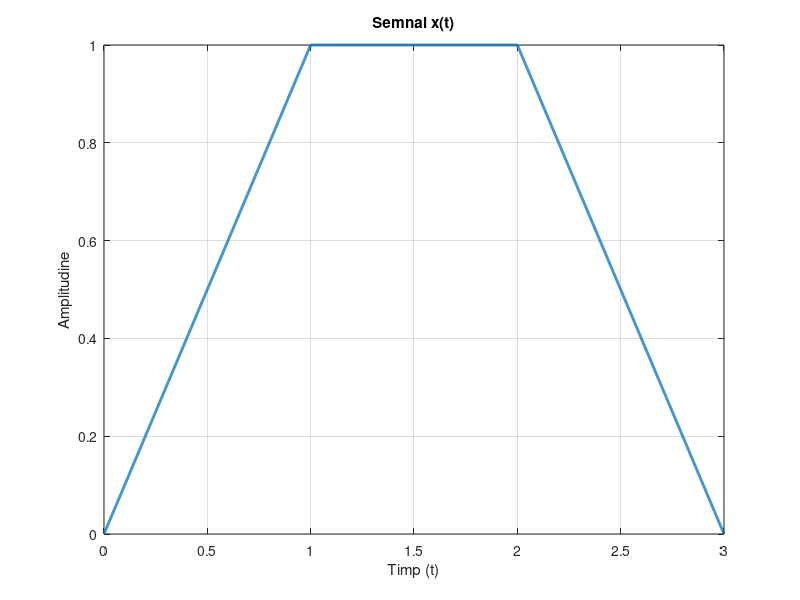

This chart was generated by the following MATLAB code: (Note: this script raises an error after producing the figure.)
% a. Generarea semnalului
t1 = linspace(0, 1, 1000);
x1 = t1;

t2 = linspace(1, 2, 1000);
x2 = ones(size(t2));

t3 = linspace(2, 3, 1000);
x3 = -t3 + 3;

t = [t1, t2, t3];
x = [x1, x2, x3];

figure;
plot(t, x, 'LineWidth', 2);
title('Semnal x(t)');
xlabel('Timp (t)');
ylabel('Amplitudine');
grid on;

% b. Exprimarea analitică a seriei Fourier
syms t;
T = 3; % Perioada semnalului

x_analitic = piecewise(0 <= t < 1, t, 1 <= t < 2, 1, 2 <= t <= 3, -t + 3);

% c. Implementarea codului pentru seria Fourier
N = 10; % Numărul de armonici
a0 = (1/T) * trapz(t, double(x_analitic));

ak = zeros(1, N);
bk = zeros(1, N);

for k = 1:N
    ak(k) = (2/T) * trapz(t, double(x_analitic * cos(2*pi*k/T*t)));
    bk(k) = (2/T) * trapz(t, double(x_analitic * sin(2*pi*k/T*t)));
end

% d. Generarea și reprezentarea grafică a sumei Fourier pentru diferite numere de armonici
harmonics = [2, 4, 7, 10];

figure;
hold on;

for i = 1:length(harmonics)
    N = harmonics(i);
    x_Fourier = a0/2;

    for k = 1:N
        x_Fourier = x_Fourier + ak(k) * cos(2*pi*k/T*t) + bk(k) * sin(2*pi*k/T*t);
    end

    subplot(2, 2, i);
    plot(t, x_Fourier, 'r', 'LineWidth', 2);
    title(['Suma Fourier cu ', num2str(N), ' armonici']);
    xlabel('Timp (t)');
    ylabel('Amplitudine');
end

hold off;
